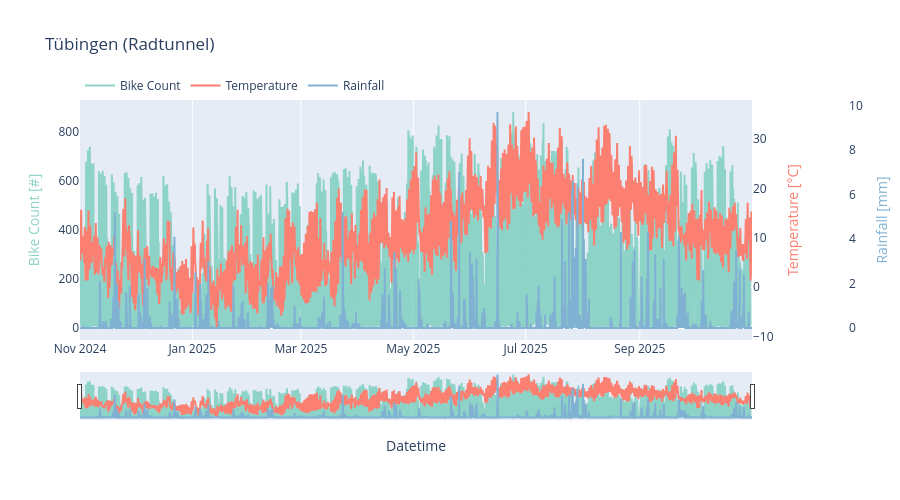
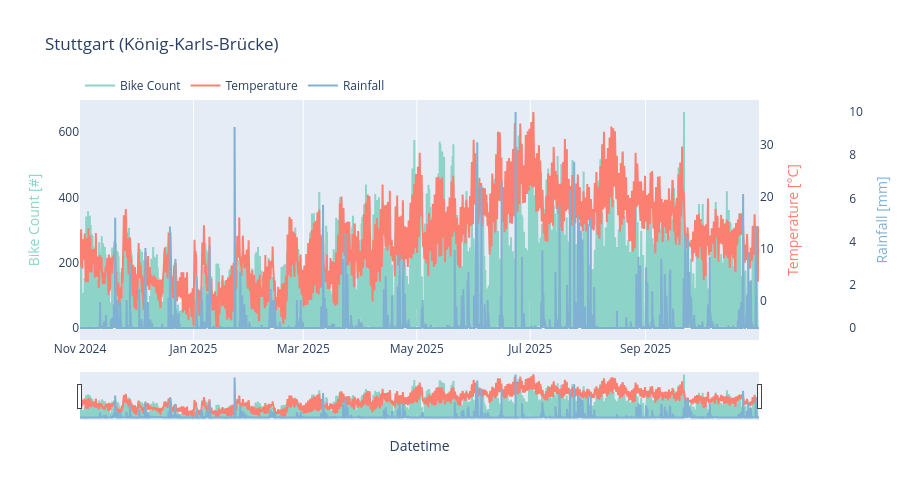

Notebook code cell kept with these figures, in order:
### Markdown cell above
## 3. Single-Station Plots

### Time Series Overview
Interactive plot showing bike counts, temperature, and rainfall with range slider.

### Code cell
# Time series plot
for alias in PLOT_STATIONS:
    df = dfs[alias]
    station = get_station(alias)
    fig = get_plot("time_series")(df, title=station.display_name)
    fig.show()

### Figure 1 — Plotly figure (JSON) as saved in the notebook; plotly's stock layout.template omitted (floating-point values rounded to 4 significant figures; data arrays with more than 128 entries replaced by an {"elided": "..."} marker saying what was removed)
{"data": [{"line": {"color": "rgb(141,211,199)"}, "name": "Bike Count", "type": "scatter", "x": {"elided": "8760 str values"}, "y": {"elided": "8760 float values"}, "yaxis": "y"}, {"line": {"color": "rgb(251,128,114)"}, "name": "Temperature", "type": "scatter", "x": {"elided": "8760 str values"}, "y": {"elided": "8760 float values"}, "yaxis": "y2"}, {"line": {"color": "rgb(128,177,211)"}, "name": "Rainfall", "type": "scatter", "x": {"elided": "8760 str values"}, "y": {"elided": "8760 float values"}, "yaxis": "y3"}], "layout": {"height": 500, "hovermode": "x unified", "legend": {"orientation": "h", "y": 1}, "title": {"text": "Tübingen (Radtunnel)"}, "xaxis": {"rangeslider": {"visible": true}, "title": {"text": "Datetime"}}, "yaxis": {"showgrid": false, "side": "left", "title": {"font": {"color": "rgb(141,211,199)"}, "text": "Bike Count [#]"}}, "yaxis2": {"anchor": "x", "overlaying": "y", "showgrid": false, "side": "right", "title": {"font": {"color": "rgb(251,128,114)"}, "text": "Temperature [°C]"}}, "yaxis3": {"anchor": "free", "autoshift": true, "overlaying": "y", "shift": 50, "showgrid": false, "side": "right", "title": {"font": {"color": "rgb(128,177,211)"}, "text": "Rainfall [mm]"}}}}

### Figure 2 — Plotly figure (JSON) as saved in the notebook; plotly's stock layout.template omitted (floating-point values rounded to 4 significant figures; data arrays with more than 128 entries replaced by an {"elided": "..."} marker saying what was removed)
{"data": [{"line": {"color": "rgb(141,211,199)"}, "name": "Bike Count", "type": "scatter", "x": {"elided": "8760 str values"}, "y": {"elided": "8760 float values"}, "yaxis": "y"}, {"line": {"color": "rgb(251,128,114)"}, "name": "Temperature", "type": "scatter", "x": {"elided": "8760 str values"}, "y": {"elided": "8760 float values"}, "yaxis": "y2"}, {"line": {"color": "rgb(128,177,211)"}, "name": "Rainfall", "type": "scatter", "x": {"elided": "8760 str values"}, "y": {"elided": "8760 float values"}, "yaxis": "y3"}], "layout": {"height": 500, "hovermode": "x unified", "legend": {"orientation": "h", "y": 1}, "title": {"text": "Stuttgart (König-Karls-Brücke)"}, "xaxis": {"rangeslider": {"visible": true}, "title": {"text": "Datetime"}}, "yaxis": {"showgrid": false, "side": "left", "title": {"font": {"color": "rgb(141,211,199)"}, "text": "Bike Count [#]"}}, "yaxis2": {"anchor": "x", "overlaying": "y", "showgrid": false, "side": "right", "title": {"font": {"color": "rgb(251,128,114)"}, "text": "Temperature [°C]"}}, "yaxis3": {"anchor": "free", "autoshift": true, "overlaying": "y", "shift": 50, "showgrid": false, "side": "right", "title": {"font": {"color": "rgb(128,177,211)"}, "text": "Rainfall [mm]"}}}}
